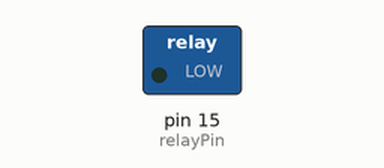
Simulated run of this sketch. Board: Arduino Uno, built with avr-gcc and run on an emulated ATmega328P. Shown: switched loads named in the sketch (green lamp = pin HIGH).

Above: at 1.5 s.
At 4.5 s:
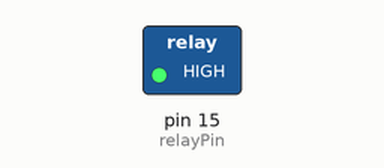
Timing chart, 0 to 7.8 s (numbered marks = the images above):
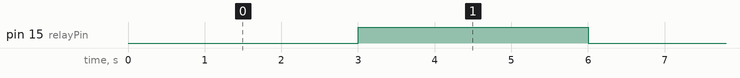

The sketch:

relay.ino
```cpp
int relayPin = 15;  // IN pin on relay module

void setup() {
  pinMode(relayPin, OUTPUT);
  digitalWrite(relayPin, HIGH); // start OFF (most modules are active-LOW)
}

void loop() {
  // ON (click) – closes NO→COM, LED turns ON
  digitalWrite(relayPin, LOW);
  delay(3000);

  // OFF (click) – opens contact, LED turns OFF
  digitalWrite(relayPin, HIGH);
  delay(3000);
}
```

Measured:
- by itself, pin 15 (relayPin): alternates HIGH for 3.0 s and LOW for 3.0 s
